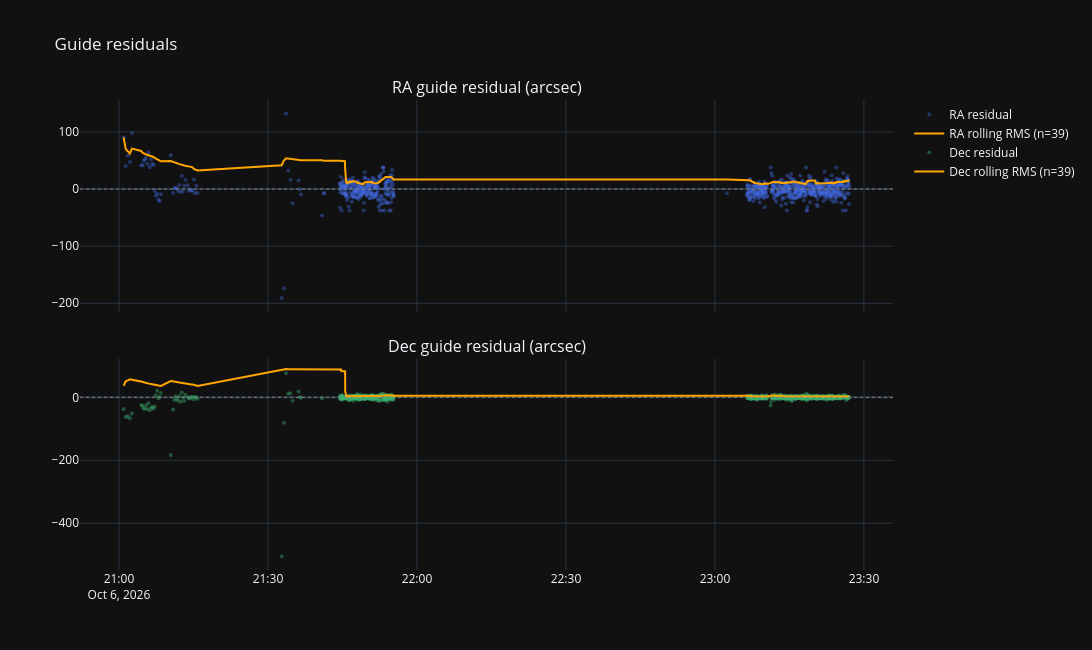

Notebook code cell kept with this figure:
### Markdown cell above
## 2. Did the guide residuals shrink?

Each guide correction's residual (what the guider still had to correct). A sync-guide row carries both axes, a
pulse-guide row one. With PEC drift learning the drift, the rolling RMS should come down after the first ~15 min.

### Code cell
def axis_resid(col):
    r = df.dropna(subset=[col]).sort_values('t_sec').reset_index(drop=True)
    r['arcsec'] = r[col] * 60
    n = max(5, len(r) // 20)
    r['rms_roll'] = r['arcsec'].rolling(n, min_periods=1).apply(lambda x: np.sqrt(np.mean(x ** 2)))
    return r, n

def trend_summary(r, label):
    t, y = r['t_sec'].values, r['arcsec'].values
    if len(t) < 4:
        return dict(axis=label, corrections=len(t))
    k = max(1, len(y) // 5)
    first, last = rms(y[:k]), rms(y[-k:])
    return {'axis': label, 'corrections': len(y), 'trend "/h': np.polyfit(t, y, 1)[0] * 3600,
            'first 20% rms "': first, 'last 20% rms "': last, 'change %': 100 * (last - first) / first if first else np.nan}

resid = {ax: axis_resid(col) for ax, col in (('RA', 'resid_1'), ('Dec', 'resid_2'))}
display(pd.DataFrame([trend_summary(r, ax) for ax, (r, _) in resid.items()]).round(2))
fig = make_subplots(rows=2, cols=1, shared_xaxes=True, vertical_spacing=0.1,
                    subplot_titles=[f'{ax} guide residual (arcsec)' for ax in resid])
for i, (ax, (r, n)) in enumerate(resid.items(), start=1):
    fig.add_trace(go.Scatter(x=r['timestamp'], y=r['arcsec'], mode='markers', name=f'{ax} residual',
                             marker=dict(size=4, opacity=0.4, color='royalblue' if i == 1 else 'mediumseagreen')), row=i, col=1)
    fig.add_trace(go.Scatter(x=r['timestamp'], y=r['rms_roll'], name=f'{ax} rolling RMS (n={n})',
                             line=dict(color='orange', width=2)), row=i, col=1)
    fig.add_hline(y=0, line=dict(color='gray', width=1, dash='dot'), row=i, col=1)
fig.update_layout(height=650, width=1200, template=TEMPLATE, hovermode='x unified', title='Guide residuals')
fig.show()

### Figure 1 — Plotly figure (JSON) as saved in the notebook; plotly's stock layout.template omitted (floating-point values rounded to 4 significant figures; data arrays with more than 128 entries replaced by an {"elided": "..."} marker saying what was removed)
{"data": [{"marker": {"color": "royalblue", "opacity": 0.4, "size": 4}, "mode": "markers", "name": "RA residual", "type": "scatter", "x": {"elided": "787 str values"}, "xaxis": "x", "y": {"elided": "787 float values"}, "yaxis": "y"}, {"line": {"color": "orange", "width": 2}, "name": "RA rolling RMS (n=39)", "type": "scatter", "x": {"elided": "787 str values"}, "xaxis": "x", "y": {"elided": "787 float values"}, "yaxis": "y"}, {"marker": {"color": "mediumseagreen", "opacity": 0.4, "size": 4}, "mode": "markers", "name": "Dec residual", "type": "scatter", "x": {"elided": "787 str values"}, "xaxis": "x2", "y": {"elided": "787 float values"}, "yaxis": "y2"}, {"line": {"color": "orange", "width": 2}, "name": "Dec rolling RMS (n=39)", "type": "scatter", "x": {"elided": "787 str values"}, "xaxis": "x2", "y": {"elided": "787 float values"}, "yaxis": "y2"}], "layout": {"annotations": [{"font": {"size": 16}, "showarrow": false, "text": "RA guide residual (arcsec)", "x": 0.5, "xanchor": "center", "xref": "paper", "y": 1.0, "yanchor": "bottom", "yref": "paper"}, {"font": {"size": 16}, "showarrow": false, "text": "Dec guide residual (arcsec)", "x": 0.5, "xanchor": "center", "xref": "paper", "y": 0.45, "yanchor": "bottom", "yref": "paper"}], "height": 650, "hovermode": "x unified", "shapes": [{"line": {"color": "gray", "dash": "dot", "width": 1}, "type": "line", "x0": 0, "x1": 1, "xref": "x domain", "y0": 0, "y1": 0, "yref": "y"}, {"line": {"color": "gray", "dash": "dot", "width": 1}, "type": "line", "x0": 0, "x1": 1, "xref": "x2 domain", "y0": 0, "y1": 0, "yref": "y2"}], "title": {"text": "Guide residuals"}, "width": 1200, "xaxis": {"anchor": "y", "domain": [0.0, 1.0], "matches": "x2", "showticklabels": false}, "xaxis2": {"anchor": "y2", "domain": [0.0, 1.0]}, "yaxis": {"anchor": "x", "domain": [0.55, 1.0]}, "yaxis2": {"anchor": "x2", "domain": [0.0, 0.45]}}}
